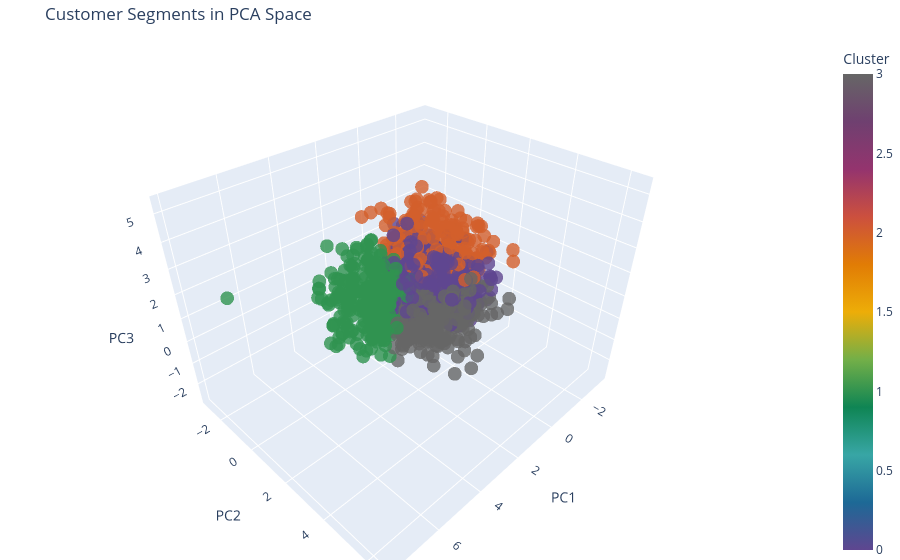

Source (notebook cell):
### Code cell
import plotly.express as px
from sklearn.cluster import KMeans

# 1. Fit the final K-Means model with the optimal k=4
optimal_k = 4
kmeans_final = KMeans(n_clusters=optimal_k, random_state=42, n_init=10)
cluster_labels = kmeans_final.fit_predict(pca_df)

# 2. Assign the cluster labels back to both dataframes
pca_df["Cluster"] = cluster_labels
customer_df["Cluster"] = cluster_labels

# Print the size of each customer segment
print("Customer Count per Cluster:")
print(customer_df["Cluster"].value_counts().sort_index())

# 3. Create an interactive 3D scatter plot of your clusters
fig = px.scatter_3d(
    pca_df,
    x="PC1",
    y="PC2",
    z="PC3",
    color="Cluster",
    title="Customer Segments in PCA Space",
    opacity=0.8,
    color_continuous_scale=px.colors.qualitative.Prism,
)

fig.update_layout(margin=dict(l=0, r=0, b=0, t=40))
fig.show()

### Figure 1 — Plotly figure (JSON) as saved in the notebook; plotly's stock layout.template omitted (floating-point values rounded to 4 significant figures; data arrays with more than 128 entries replaced by an {"elided": "..."} marker saying what was removed)
{"data": [{"hovertemplate": "PC1=%{x}<br>PC2=%{y}<br>PC3=%{z}<br>Cluster=%{marker.color}<extra></extra>", "legendgroup": "", "marker": {"color": {"elided": "1189 int values"}, "coloraxis": "coloraxis", "opacity": 0.8, "symbol": "circle"}, "mode": "markers", "name": "", "scene": "scene", "showlegend": false, "type": "scatter3d", "x": {"elided": "1189 float values"}, "y": {"elided": "1189 float values"}, "z": {"elided": "1189 float values"}}], "layout": {"coloraxis": {"colorbar": {"title": {"text": "Cluster"}}, "colorscale": [[0, "rgb(95, 70, 144)"], [0.1, "rgb(29, 105, 150)"], [0.2, "rgb(56, 166, 165)"], [0.3, "rgb(15, 133, 84)"], [0.4, "rgb(115, 175, 72)"], [0.5, "rgb(237, 173, 8)"], [0.6, "rgb(225, 124, 5)"], [0.7, "rgb(204, 80, 62)"], [0.8, "rgb(148, 52, 110)"], [0.9, "rgb(111, 64, 112)"], [1, "rgb(102, 102, 102)"]]}, "legend": {"tracegroupgap": 0}, "margin": {"b": 0, "l": 0, "r": 0, "t": 40}, "scene": {"domain": {"x": [0, 1], "y": [0, 1]}, "xaxis": {"title": {"text": "PC1"}}, "yaxis": {"title": {"text": "PC2"}}, "zaxis": {"title": {"text": "PC3"}}}, "title": {"text": "Customer Segments in PCA Space"}}}
